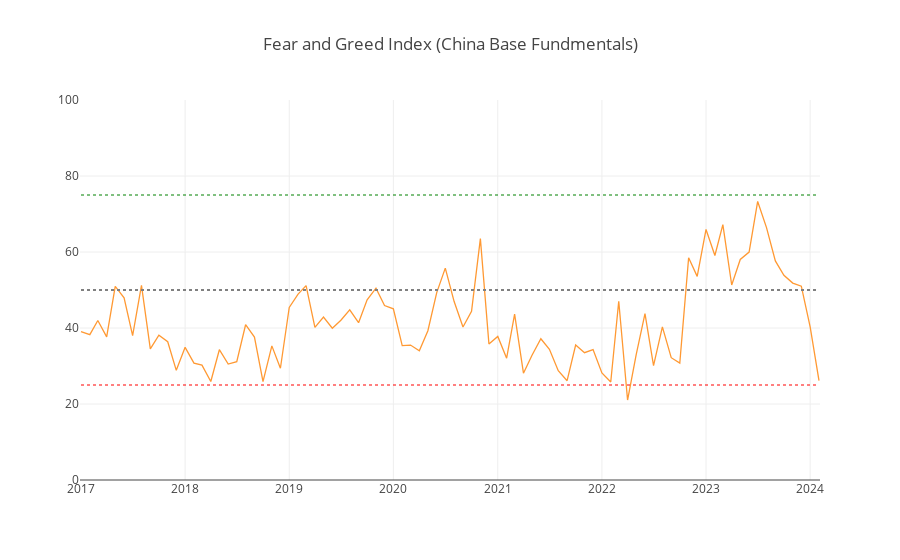

The notebook cell saved with this chart:
### Code cell
layout = {
    'shapes': [
        {
            'type': 'line',
            'x0': cnn.index.min(),
            'y0': 75,  # 指定线的y值
            'x1': cnn.index.max(),
            'y1': 75,  # 线的y值保持不变，因为这是一条水平线
            'line': {
                'color': 'green',
                'width': 1,
                'dash': 'dot',  # 线的样式（实线、虚线等）
            },
        },
        {
            'type': 'line',
            'x0': cnn.index.min(),
            'y0': 50,  # 指定线的y值
            'x1': cnn.index.max(),
            'y1': 50,  # 线的y值保持不变，因为这是一条水平线
            'line': {
                'color': 'gray',
                'width': 2,
                'dash': 'dot',  # 线的样式（实线、虚线等）
            },
        },
        {
            'type': 'line',
            'x0': cnn.index.min(),
            'y0': 25,  # 指定线的y值
            'x1': cnn.index.max(),
            'y1': 25,  # 线的y值保持不变，因为这是一条水平线
            'line': {
                'color': 'red',
                'width': 1,
                'dash': 'dot',  # 线的样式（实线、虚线等）
            },
        }
    ],
    'yaxis': {
        'range': [0, 100]  # 设置y轴的最小值和最大值
    },
    'y0': 50,  # 指定线的y值
    'title': 'Fear and Greed Index (China Base Fundmentals)'
}

cnn['Fear_Greed_Index'].iplot(kind='line', layout=layout)
